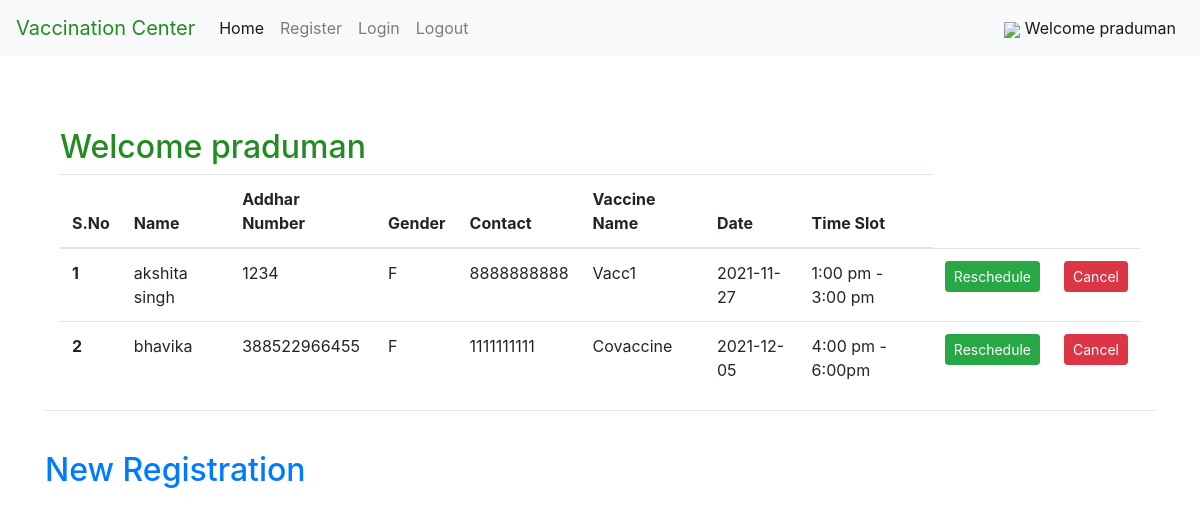
The page /welcome.php (signed in) on the database its author committed.
### tables this page shows
CREATE TABLE `cus_info` (
  `Sno` int(1) NOT NULL,
  `Name` varchar(50) NOT NULL,
  `Addhar` varchar(50) NOT NULL,
  `Sex` varchar(1) NOT NULL,
  `Phone` varchar(10) NOT NULL,
  `app_date` date NOT NULL DEFAULT current_timestamp(),
  `app_time` varchar(30) NOT NULL,
  `VaccineName` varchar(50) NOT NULL,
  `acc_id` int(11) NOT NULL
);

### welcome.php (the view, shortened to what this page needs)
<!doctype html>
<html lang="en">
  <head>
    <link rel="stylesheet" href="https://stackpath.bootstrapcdn.com/bootstrap/4.3.1/css/bootstrap.min.css">
  </head>
  <body>
  <nav class="navbar navbar-expand-lg navbar-light bg-light">
  <a class="navbar-brand" href="#" style="color:#228B22">Vaccination Center</a>
  <div class="collapse navbar-collapse" id="navbarNavDropdown">
    <ul class="navbar-nav">
      <li class="nav-item active">
        <a class="nav-link" href="#">Home <span class="sr-only">(current)</span></a>
      </li>
      <li class="nav-item">
        <a class="nav-link" href="register.php">Register</a>
      </li>
      <li class="nav-item">
        <a class="nav-link" href="login.php">Login</a>
      </li>
      <li class="nav-item">
        <a class="nav-link" href="logout.php">Logout</a>
      </li>
    </ul>
  <div class="navbar-collapse collapse">
  <ul class="navbar-nav ml-auto">
  <li class="nav-item active">
        <a class="nav-link" href="#"> <img src="https://img.icons8.com/metro/26/000000/guest-male.png"> <?php echo "Welcome ". $_SESSION['username']?></a>
      </li>
  </ul>
  </div>
  </div>
</nav>
<div class="container ml-auto">
<div class="container">
<br>
<br>
<br>
<?php echo " <h2 style=color:#228B22 ,font-family:'Sriracha' >Welcome  {$_SESSION['username']} </h2>";
?>
<table class="table" id="myTable">
      <thead>
        <tr>
          <th scope="col">S.No</th>
          <th scope="col">Name</th>
          <th scope="col">Addhar Number</th>
          <th scope="col">Gender</th>
          <th scope="col">Contact</th>
          <th scope="col">Vaccine Name</th>
          <th scope="col">Date</th>
          <th scope="col">Time Slot</th>
        </tr>
      </thead>
      <tbody>
        <?php
        $server = "localhost";
        $username = "root";
        $password = "";
        $dbname = "vms";
        $con = mysqli_connect($server, $username, $password ,$dbname);
           $acc=$_SESSION['acc_id'];
          $sql = "SELECT * FROM  cus_info natural join account where acc_id={$acc} ";
        $result = mysqli_query($con, $sql);
            $sno=0;
          while($row = mysqli_fetch_assoc($result)){
            $sno = $sno + 1;
            echo "<tr>
            <th scope='row'>". $sno . "</th>
            <td>". $row['Name'] . "</td>
            <td>". $row['Addhar'] . "</td>
            <td>". $row['Sex'] . "</td>
            <td>". $row['Phone'] . "</td>
            <td>". $row['VaccineName'] . "</td>
            <td>". $row['app_date'] . "</td>
            <td>". $row['app_time'] . "</td>
            <td> <button class='edit btn btn-sm btn-success' id=".$row['Sno'].">Reschedule</button> </td>
           <td> <button class='delete btn btn-sm btn-danger' id=d".$row['Sno'].">Cancel</button>  </td>
          </tr>";
        }
          ?>
      </tbody>
    </table>
  </div>
  <hr>
    </div>
    <br>
<div class="container ml-auto">
<h2  style=padding:auto><a href="index.php" class="link-info">New Registration</a> </h2>
</div>
  </body>
</html>

### rows shown on the page
cus_info: Name "akshita singh", Addhar "1234", Sex "F", Phone "8888888888", VaccineName "Vacc1", app_date "2021-11-27", app_time "1:00 pm - 3:00 pm"
cus_info: Name "bhavika", Addhar "388522966455", Sex "F", Phone "1111111111", VaccineName "Covaccine", app_date "2021-12-05", app_time "4:00 pm - 6:00pm"

### other values the page prints
$_SESSION['username'] "praduman"
